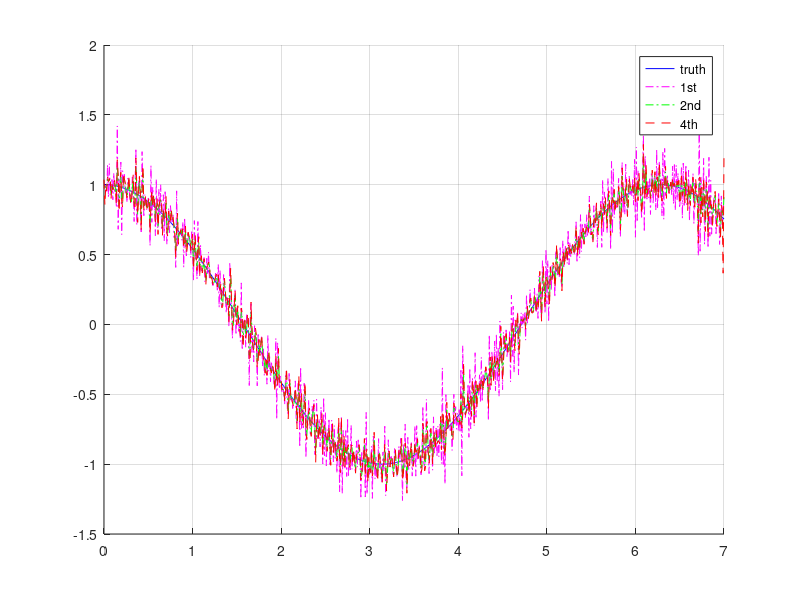

Recreate this plot in MATLAB.
clear

dt = 0.01;
tf = 7;
t = 0:dt:tf;

fs = sin(t) + 0.001 * randn(size(t));
dfs = cos(t);

dfs_1st = zeros(size(dfs));
for i = 1:length(t)
    if i < length(t)
        dfs_1st(i) = (fs(i+1) - fs(i)) / dt;
    else
        dfs_1st(i) = (fs(i) - fs(i-1)) / dt;
    end
end

dfs_2nd = zeros(size(dfs));
for i = 1:length(t)
    if i == 1
        dfs_2nd(i) = -(3*fs(i) - 4*fs(i+1) + fs(i+2)) / (2*dt);
    elseif i == length(t)
        dfs_2nd(i) = (3*fs(i) - 4*fs(i-1) + fs(i-2)) / (2*dt);
    else
        dfs_2nd(i) = (fs(i+1) - fs(i-1)) / (2*dt);
    end
end

dfs_4th = zeros(size(dfs));
for i = 1:length(t)
    if i < 3
        dfs_4th(i) = -(25*fs(i) - 48*fs(i+1) + 36*fs(i+2) - 16*fs(i+3) + 3*fs(i+4)) / (12*dt);
    elseif i > length(t)-2
        dfs_4th(i) = (25*fs(i) - 48*fs(i-1) + 36*fs(i-2) - 16*fs(i-3) + 3*fs(i-4)) / (12*dt);
    else
        dfs_4th(i) = (8*fs(i+1) - fs(i+2) - 8*fs(i-1) + fs(i-2)) / (12*dt);
    end
end

figure(1); clf; hold on; grid on;
plot(t, dfs, 'b')
plot(t, dfs_1st, 'm-.')
plot(t, dfs_2nd, 'g-.')
plot(t, dfs_4th, 'r--')
legend('truth','1st','2nd','4th')
